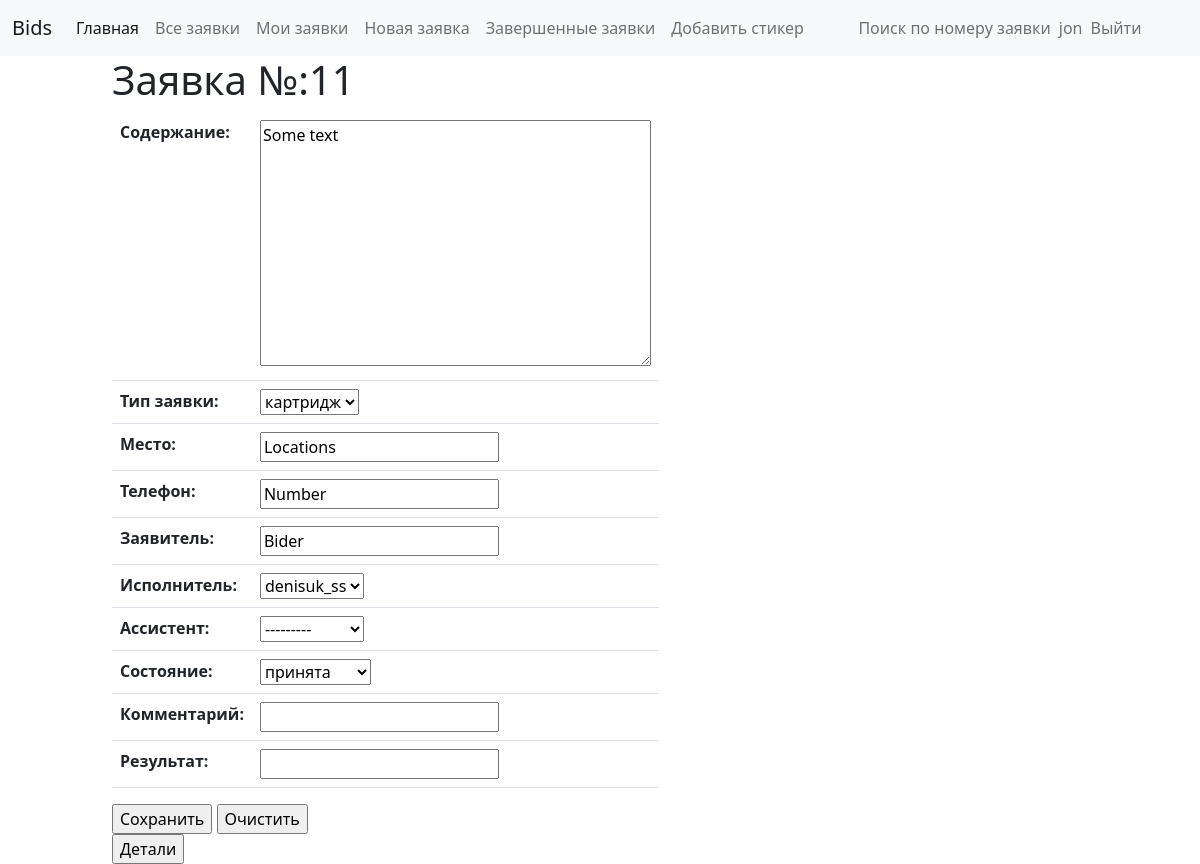
The app's page /system/bid/11/update/ (signed in), older data.
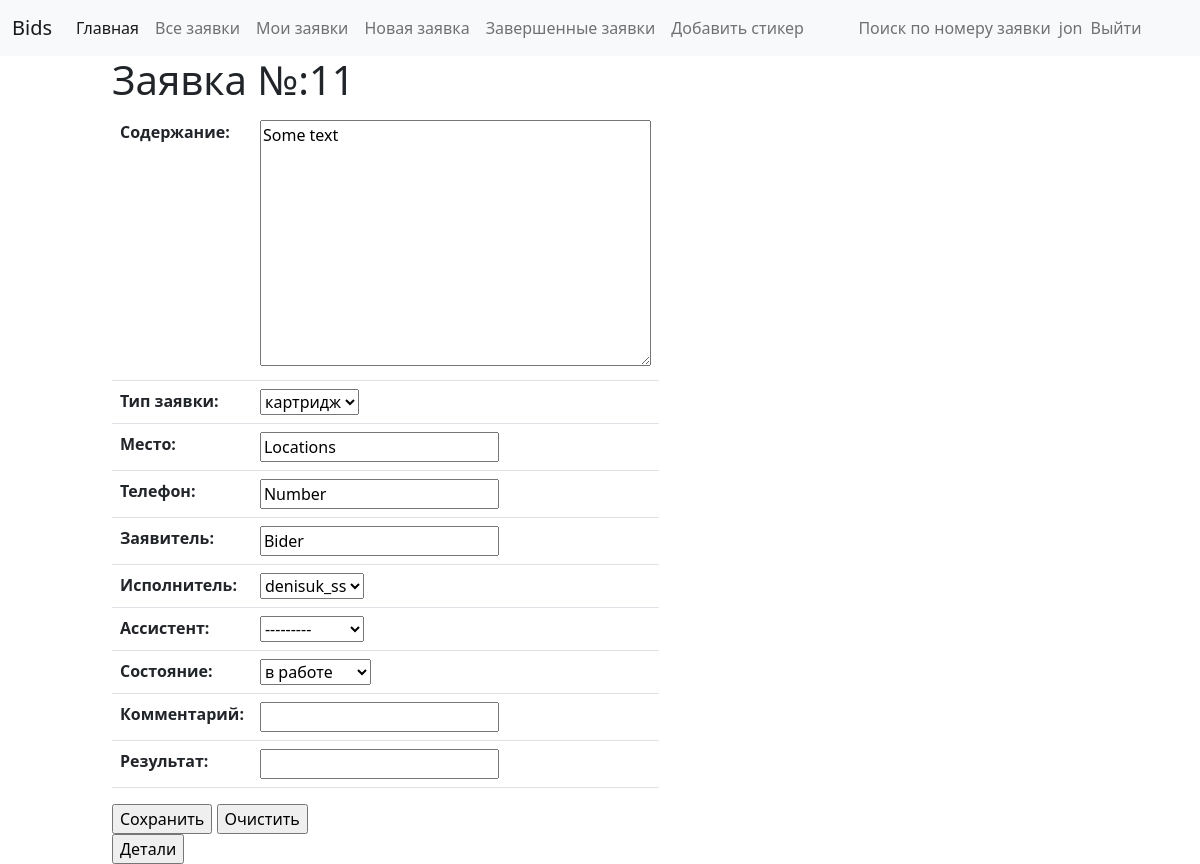
The same page, newer data.
### system/models.py (models this page shows, shortened)
class Bid(models.Model):
    text = models.TextField(max_length=1000, help_text="Enter a brief description of the bid", verbose_name="Текст заявки")
    TYPE_OF_BID = (
        ('h', 'железо'),
        ('c', 'картридж'),
        ('pr', 'принтер'),
        ('w', 'сеть'),
        ('t', 'телефон'),
        ('v', 'вирусы'),
        ('s', 'софт'),
        ('pa', 'Парус'),
    )
    type_bid = models.CharField(max_length=2, choices=TYPE_OF_BID, blank=True, default='h', verbose_name="Тип заявки")
    location = models.CharField(max_length=200, default='Кабинет', verbose_name="Кабинет")
    telephone_num = models.CharField(max_length=200, default='Телефон', verbose_name="Телефон")
    bider = models.CharField(max_length=200, default='', verbose_name="Заявитель")
    maker = models.ForeignKey(User, on_delete=models.SET_NULL, null=True, verbose_name="Исполнитель")
    helper = models.CharField(max_length=200, null=True, verbose_name="Помощник")
    time_creation = models.DateTimeField(null=True, verbose_name="Дата создания заявки")
    time_start = models.DateTimeField(null=True, verbose_name="Дата начала работы")
    time_done = models.DateTimeField(null=True, verbose_name="Дата завершения работы")
    STATUS = (
        ('a', 'принята'),
        ('w', 'в работе'),
        ('f', 'выполнена'),
    )
    status = models.CharField(max_length=1, choices=STATUS, default='a', verbose_name="Статус заявки")
    comment = models.CharField(max_length=200, default='', verbose_name="Комментарий")
    result = models.CharField(max_length=300, default='', verbose_name="Результат работы")
    class Meta:
        verbose_name_plural = "Заявки"
        verbose_name = "Заявка"

### system/views.py (the view)
# urls.py: path('bid/<int:pk>/update/', views.bid_update, name='bid-update'),
@login_required
def bid_update(request, pk):
    bid = get_object_or_404(Bid, pk=pk)
    if request.method == 'POST':
        form = CreateBidForm(request.POST)
        if form.is_valid():
            bid.text = form.cleaned_data['text']
            bid.type_bid = form.cleaned_data['type_bid']
            bid.location = form.cleaned_data['location']
            bid.telephone_num = form.cleaned_data['telephone_num']
            bid.bider = form.cleaned_data['bider']
            bid.maker = form.cleaned_data['maker']
            bid.helper = form.cleaned_data['helper']
            bid.status = form.cleaned_data['status']
            bid.result = form.cleaned_data['result']
            bid.comment = form.cleaned_data['comment']
            if bid.status == "w":
                bid.time_start = datetime.datetime.today()
            elif bid.status == "f":
                bid.time_done = datetime.datetime.today()
            bid.save()
            return HttpResponseRedirect(reverse('bid-detail', args=(bid.pk,)))
    else:
        form = CreateBidForm(initial={
            'text': bid.text,
            'type_bid': bid.type_bid,
            'location': bid.location,
            'telephone_num': bid.telephone_num,
            'bider': bid.bider,
            'maker': bid.maker,
            'helper': bid.helper,
            'status': bid.status,
            'result': bid.result,
            'comment': bid.comment
        })
    context = {
        'form': form,
        'bid': bid,
    }
    return render(request, 'system/bid_update.html', context)

### system/forms.py (shortened to what this page needs)
class CreateBidForm(forms.Form):
    text = forms.CharField(max_length=1000, widget=forms.Textarea, label='Содержание')
    TYPE_OF_BID = (
        ('h', 'железо'),
        ('c', 'картридж'),
        ('pr', 'принтер'),
        ('w', 'сеть'),
        ('t', 'телефон'),
        ('v', 'вирусы'),
        ('s', 'софт'),
        ('pa', 'Парус'),
    )
    boys = User.objects.all()
    type_bid = forms.ChoiceField(choices=TYPE_OF_BID, initial='h', label='Тип заявки')
    location = forms.CharField(initial='', required=False, label='Место')
    telephone_num = forms.CharField(initial='', required=False, label='Телефон')
    bider = forms.CharField(initial='', required=False, label='Заявитель')
    maker = forms.ModelChoiceField(boys, required=False, label='Исполнитель')
    helper = forms.ModelChoiceField(boys, required=False, label='Ассистент')
    STATUS = (
        ('a', 'принята'),
        ('w', 'в работе'),
        ('f', 'выполнена'),
    )
    status = forms.ChoiceField(choices=STATUS, initial='a', label='Состояние')
    comment = forms.CharField(initial='', required=False, label='Комментарий')
    result = forms.CharField(initial='', required=False, label='Результат')

### system/templates/system/bid_update.html (shortened to what this page needs)
{% extends "base_generic.html" %}
{% block content %}
    <div class="center-block col-sm-4">
<h1>Заявка №:{{ bid.id }}</h1>
    <form action="" method="post">
        <table class="table">
        {{ form.as_table }}
        </table>
        <input type="submit" value="Сохранить" />
        <input type="reset" value="Очистить" />
    </form>
<input type="button" value="Детали" onClick="location.href='{% url "bid-detail" bid.pk %}'">
</div>
{% endblock %}

Row changes from the older to the newer data that the page shows:
changed Bid "Some text": status "принята" → "в работе"
